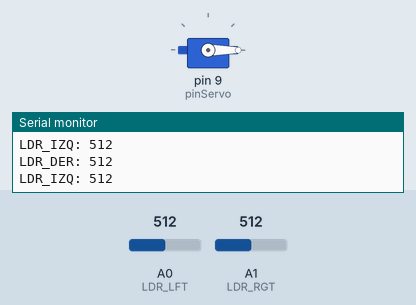
Bench run of a sketch on a simulated Arduino Uno, built with avr-gcc and run on an emulated ATmega328P. Shown: servo, the last lines printed to the serial monitor. Inputs (shaded band) come from the test bench; at power-on: A0 (LDR_LFT) = 512, A1 (LDR_RGT) = 512.

Above: at 1.2 s.
1.3 s: A0 (LDR_LFT) set to 209
4.3 s: A0 (LDR_LFT) set to 187
At 4.7 s:
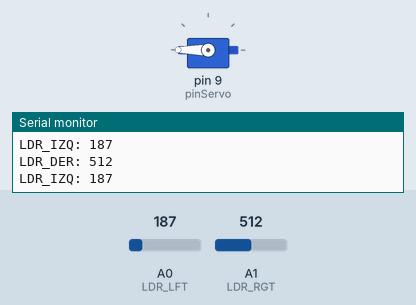
5.8 s: A1 (LDR_RGT) set to 212
8.8 s: A1 (LDR_RGT) set to 192
At 9.8 s:
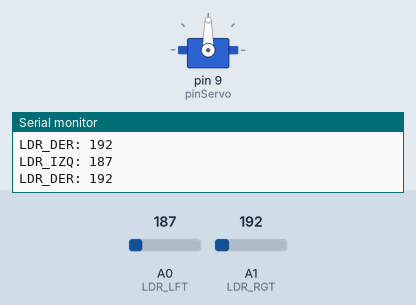
10.3 s: A1 (LDR_RGT) set to 210
At 11.6 s:
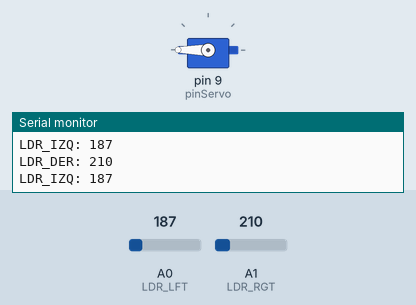
13.3 s: A1 (LDR_RGT) set to 190
At 13.8 s:
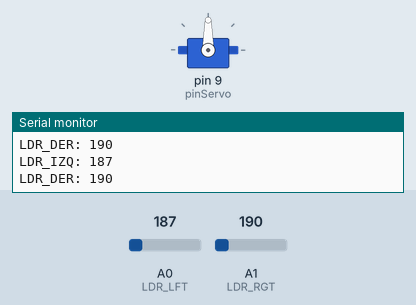
Timing chart, 0 to 16.3 s (numbered marks = the images above; inputs shaded):
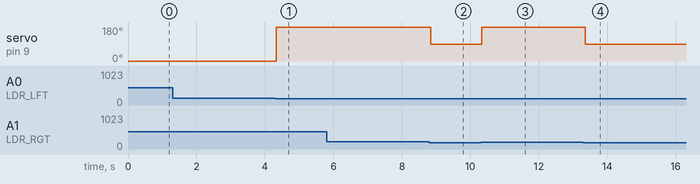

The sketch:

Practica18.ino
```cpp
#define pinServo 9
#define LDR_LFT A0
#define LDR_RGT A1

#include <Servo.h>

Servo servoMotor;

void setup() {
    pinMode(LDR_LFT,INPUT);
    pinMode(LDR_RGT,INPUT);
    pinMode(pinServo,OUTPUT);
    Serial.begin(9600);
    servoMotor.attach(pinServo);
}

void loop() {

      int ilumL = analogRead(LDR_LFT);
      int ilumR = analogRead(LDR_RGT);

      Serial.println("LDR_IZQ: "+String(ilumL));
      Serial.println("LDR_DER: "+String(ilumR));

      if(ilumL>200)
      {
         servoMotor.write(0);
      }
      else if(ilumR>200)
      {
         servoMotor.write(180);
      }else{
         servoMotor.write(90);
      }

}
```

Measured:
- the behaviour switches between 201 and 200 on A0 (LDR_LFT) (found by bisection; images 0 and 1)
- the behaviour switches between 201 and 200 on A1 (LDR_RGT) (found by bisection; images 1 and 2)
- after the input at 4.3 s, servo on pin 9 (pinServo): 0° → 180° at once
- after the input at 8.8 s, servo on pin 9 (pinServo): 180° → 90° at once
- after the input at 10.3 s, servo on pin 9 (pinServo): 90° → 180° at once
- after the input at 13.3 s, servo on pin 9 (pinServo): 180° → 90° after 0.06 s
